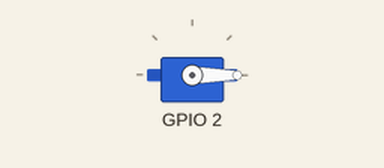
Bench run of a program on a simulated ESP32 board running MicroPython. Shown: servo. Servo angles are drawn from the pulse width (0.5 ms = 0°, 2.5 ms = 180°).

Above: at 0.05 s.
At 4.0 s:
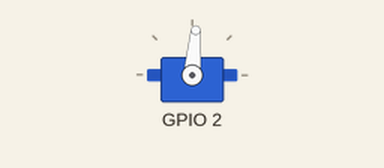
Timing chart, 0 to 8.5 s (numbered marks = the images above):
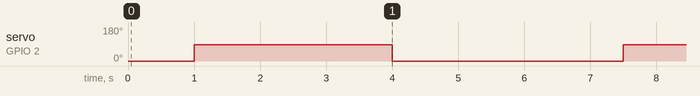

Measured:
- by itself, servo on GPIO 2: alternates 85° for 3.0 s and 0° for 3.5 s

The program:

Servo_Motor.py
```python
from machine import Pin as pin ,PWM
import utime , time

servo = PWM(pin(2))
servo.freq(50)

def angle (d,f):

    d1 = ((d * 65)/1.8) + 1500
    f1 = ((f * 65)/1.8) + 1500
    servo.duty_u16(int(d1))
    utime.sleep(1)
    servo.duty_u16(int(f1))
    utime.sleep(1)

while True :
  angle(0,90)
  time.sleep(2)
  angle(0,0)
  time.sleep(0.5)
```
